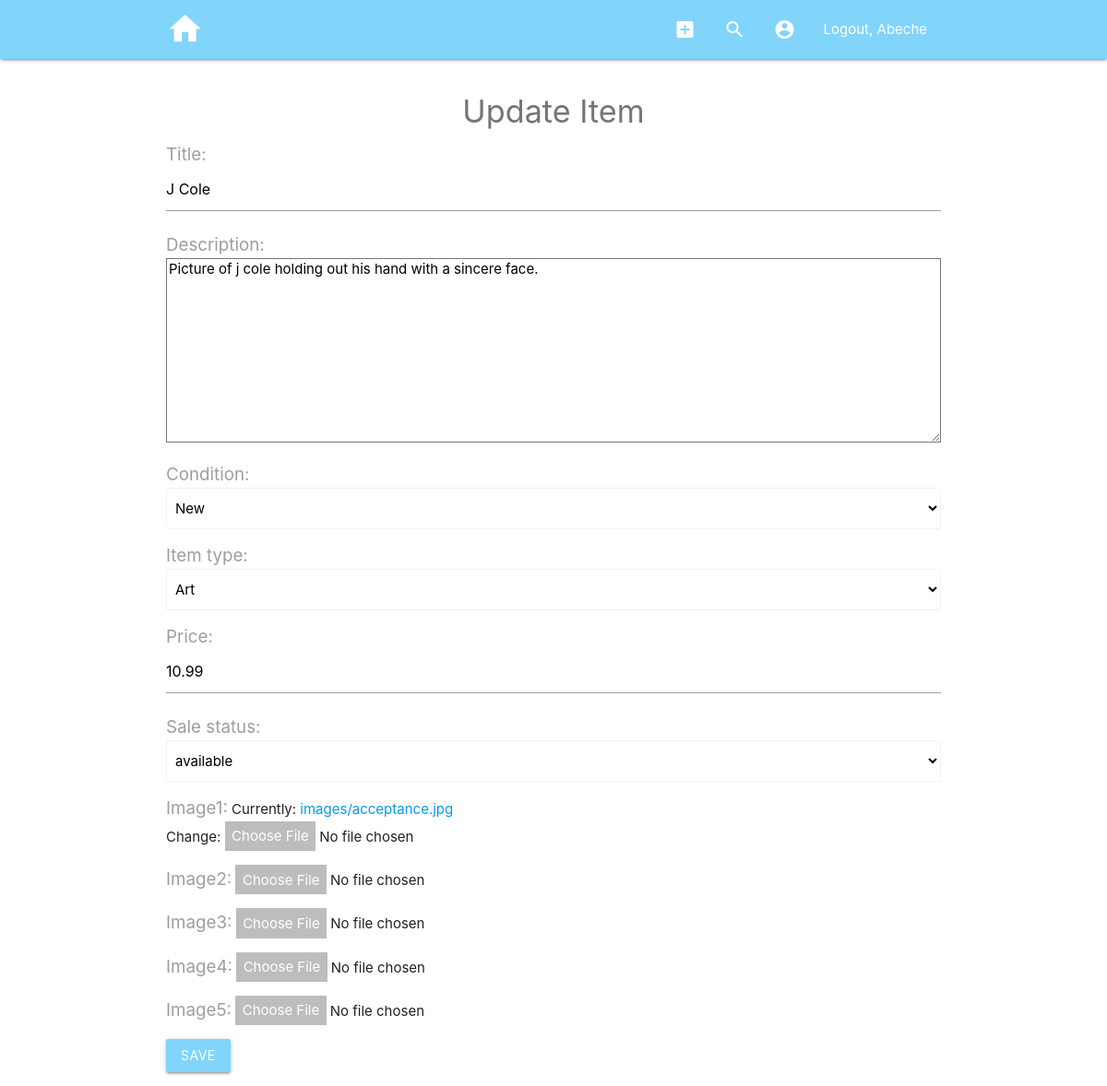
The page /thrift/item-update/5033dc33-f719-4641-8564-545580aaf280/ (signed in) on the database its author committed.
### thrift/models.py (models this page shows, shortened)
class UserProfile(models.Model):
    user = models.OneToOneField(User, null=True, on_delete=models.SET_NULL)
    slug = models.SlugField(default=uuid.uuid4, null=True)
    first_name = models.CharField(max_length=128)
    last_name = models.CharField(max_length=128)
    profile_picture = models.ImageField(null=True, blank=True, upload_to="images/")
    contact_method = models.TextField(default="contact me at...", max_length=256)
    email = models.EmailField(max_length=128)
    created = models.DateTimeField(null=True, editable=False)
    modified = models.DateTimeField(null=True)

class Item(models.Model):
    user = models.ForeignKey(User, null=True, on_delete=models.CASCADE)
    slug = models.SlugField(null=True, default=uuid.uuid4)
    title = models.CharField(null=True, max_length=64)
    description = models.TextField(null=True, max_length=512)
    condition = models.CharField(null=True, max_length=20, choices=CHOICES['condition'])
    item_type = models.CharField(null=True, max_length=20, choices=CHOICES['item-type'])
    price = models.DecimalField(null=True, max_digits=9, decimal_places=2)
    sale_status = models.CharField(null=True, max_length=20, choices=CHOICES['sale-status'], default="available")
    image1 = models.ImageField(null=True, blank=False, upload_to="images/")
    image2 = models.ImageField(null=True, blank=True, upload_to="images/")
    image3 = models.ImageField(null=True, blank=True, upload_to="images/")
    image4 = models.ImageField(null=True, blank=True, upload_to="images/")
    image5 = models.ImageField(null=True, blank=True, upload_to="images/")
    created = models.DateTimeField(null=True, editable=False, auto_now_add=True)
    modified = models.DateTimeField(null=True, auto_now=True)
    date_sold = models.DateTimeField(null=True, blank=True, editable=False) # a date is given when the sold switch is flicked
    objects = ItemManager()

### thrift/views.py (the view)
# urls.py: path('thrift/item-update/<slug:slug>/', item_update_view),
@login_required(login_url='/login/')
def item_update_view(request, slug):
    item_obj = get_object_or_404(Item, slug=slug, user=request.user)
    item_form = ItemUpdateForm(request.POST or None, request.FILES or None, instance=item_obj)
    context = {
        "item_form": item_form,
        "item": item_obj,
    }
    if item_form.is_valid():
        item_form = item_form.save(commit=False)
        item_form.save()
        context["msg"] = "Data saved."
        return render(request, "thrift/item-detail.html", context)
    return render(request, "thrift/item-update.html", context)

### thrift/forms.py
class ItemUpdateForm(forms.ModelForm):
    class Meta:
        model = Item
        fields = "__all__"
        exclude = ['user', 'slug', 'modified']

### thrift/models.py (called while the page is built)
    def get_queryset(self):
        return ItemQuerySet(self.model, using=self.db)

### templates/thrift/item-update.html (shortened to what this page needs)
{% extends "base.html" %}
{% block content %}
<h4 class="grey-text text-darken-1 center">Update Item</h4>
<form method="POST" enctype="multipart/form-data">
    {{ item_form.as_p }}
    <input class="btn light-blue lighten-3" type="submit" name="add-item" value="Save">
    <br>
</form>
{% endblock content %}

### templates/base.html (shortened to what this page needs)
{% load static %}
<!DOCTYPE html>
<html lang="en">
<head>
    <link rel="stylesheet" href="https://cdnjs.cloudflare.com/ajax/libs/materialize/1.0.0-rc.1/css/materialize.min.css"
 />
    <link rel="stylesheet" href="https://cdnjs.cloudflare.com/ajax/libs/materialize/1.0.0/css/materialize.min.css">
    <link href="{% static 'css/style.css' %}" rel="stylesheet">
</head>
<body>
    <div class="navbar-fixed">
        <nav class="light-blue lighten-3">
            <div class="nav-wrapper container">
                <a href="/" class="brand-logo"><i id="home-icon" class="large material-icons">home</i></a>
                <ul class="right hide-on-med-and-down">
                    {% if user.is_authenticated %}
                    <li><a href="/thrift/item-create/" class="tooltipped" data-position="bottom"
                            data-tooltip="Add Listing"><i class="material-icons">add_box</i></a></li>
                    <li><a href="/search-listings" class="tooltipped" data-position="bottom"
                            data-tooltip="Search Listings"><i class="material-icons">search</i></a></li>
                    {% endif %}
                    {% if user.is_authenticated and user.userprofile %}
                    <li><a href="/thrift/profile-detail/{{user.userprofile.slug}}" class="tooltipped"
                            data-position="bottom" data-tooltip="View Profile" data-delay="1000"><i
                                class="material-icons">account_circle</i></a>
                    </li>
                    {% endif %}
                    {% if user.is_authenticated and user.userprofile %}
                    <li><a href="/logout">Logout,
                            {{user.userprofile.first_name}}</a>
                    </li>
                    {% elif user.is_authenticated %}
                    <li><a href="/logout">Logout</a>
                    </li>
                    {% endif %}
                </ul>
            </div>
        </nav>
    </div>
    <div class="container section">
        {% block content %}
        {% endblock content %}
    </div>
</body>
</html>

### static/css/style.css (style rules this page uses)
#home-icon { font-size: 2.75rem; }
label { font-size: 1.25rem; }
textarea { height: 25vh !important; }

### rows shown on the page
Item: title "J Cole", description "Picture of j cole holding out his hand with a sincere face.", condition "New", item_type "Art", price "10.99", sale_status "available"

### other values the page prints
{{ user.userprofile.first_name }} "Abeche"
